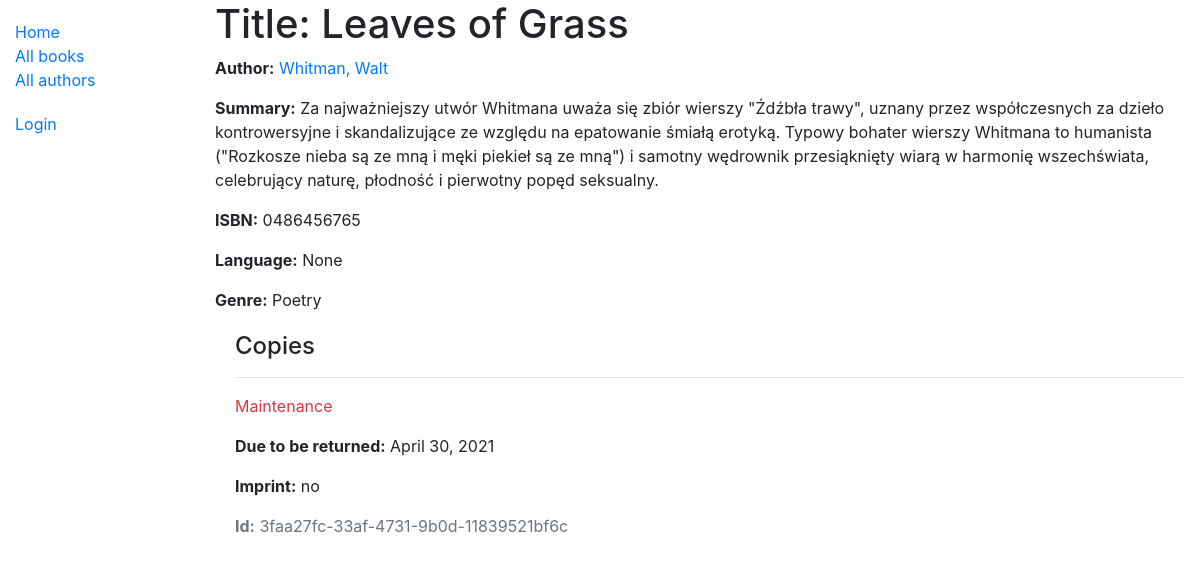
Page /catalog/book/3 on the earlier database version.
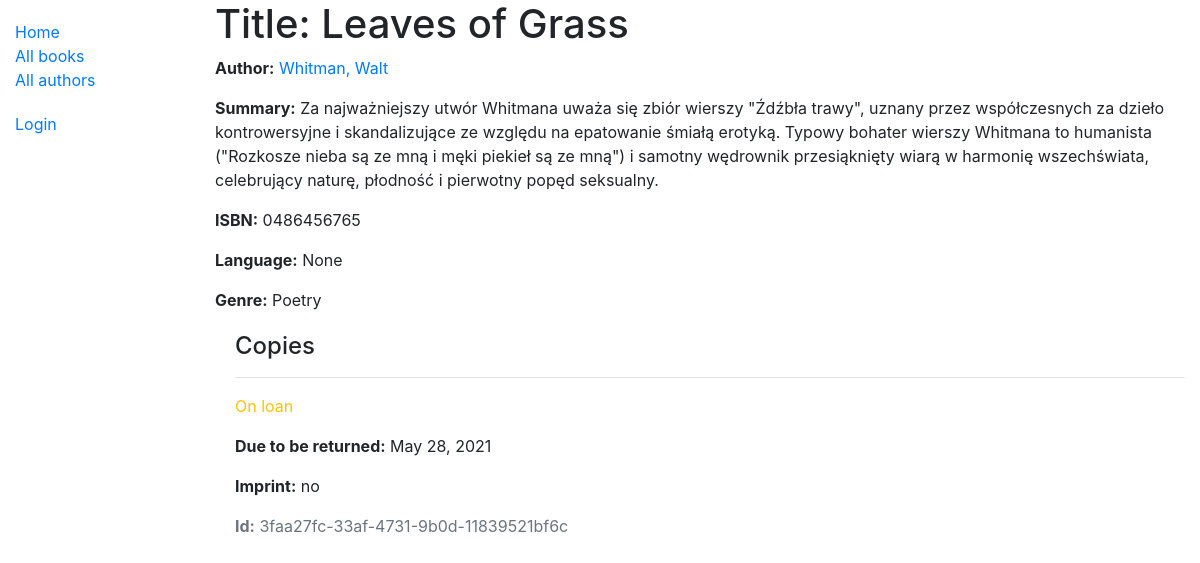
Same page on the later database version.
### catalog/models.py (models this page shows, shortened)
class BookInstance(models.Model):
    id = models.UUIDField(
        primary_key=True,
        default=uuid.uuid4,
        help_text='Unique ID for this particular book across whole library',
    )
    book = models.ForeignKey('Book', on_delete=models.RESTRICT, null=True)
    imprint = models.CharField(max_length=200)
    due_back = models.DateField(null=True, blank=True)
    LOAN_STATUS = (
        ('m', 'Maintenance'),
        ('o', 'On loan'),
        ('a', 'Available'),
        ('r', 'Reserved'),
    )
    status = models.CharField(
        max_length=1,
        choices=LOAN_STATUS,
        blank=True,
        default='m',
        help_text='Book availability',
    )
    borrower = models.ForeignKey(User, on_delete=models.SET_NULL, null=True, blank=True)
    class Meta:
        ordering = ['due_back']
        permissions = (("can_mark_returned", "Set book as returned"),)

### catalog/views.py (the view)
# urls.py: re_path(r'^book/(?P<pk>\d+)$', views.BookDetailView.as_view(), name='book-detail'),
class BookDetailView(generic.DetailView):
    model = Book

### catalog/models.py (called while the page is built)
    def __str__(self):
        return self.name

    def __str__(self):
        return f'{self.last_name}, {self.first_name}'

### catalog/templates/catalog/book_detail.html
{% extends "base_generic.html" %}
{% block content %}
  <h1>Title: {{ book.title }}</h1>
  <p><strong>Author:</strong> <a href="{% url 'author-detail' book.author.pk %}">{{ book.author }}</a></p>
  <p><strong>Summary:</strong> {{ book.summary }}</p>
  <p><strong>ISBN:</strong> {{ book.isbn }}</p>
  <p><strong>Language:</strong> {{ book.language }}</p>
  <p><strong>Genre:</strong> {{ book.genre.all|join:", " }}</p>
  <div style="margin-left:20px;margin-top:20px">
    <h4>Copies</h4>
    {% for copy in book.bookinstance_set.all %}
      <hr>
      <p class="{% if copy.status == 'a' %}text-success{% elif copy.status == 'm' %}text-danger{% else %}text-warning{% endif %}">
        {{ copy.get_status_display }}
      </p>
      {% if copy.status != 'a' %}
        <p><strong>Due to be returned:</strong> {{ copy.due_back }}</p>
      {% endif %}
      <p><strong>Imprint:</strong> {{ copy.imprint }}</p>
      <p class="text-muted"><strong>Id:</strong> {{ copy.id }}</p>
    {% endfor %}
  </div>
{% endblock %}

Differences in the rows shown:
changed BookInstance "no": status "Maintenance" → "On loan"; due_back "April 30, 2021" → "May 28, 2021"
